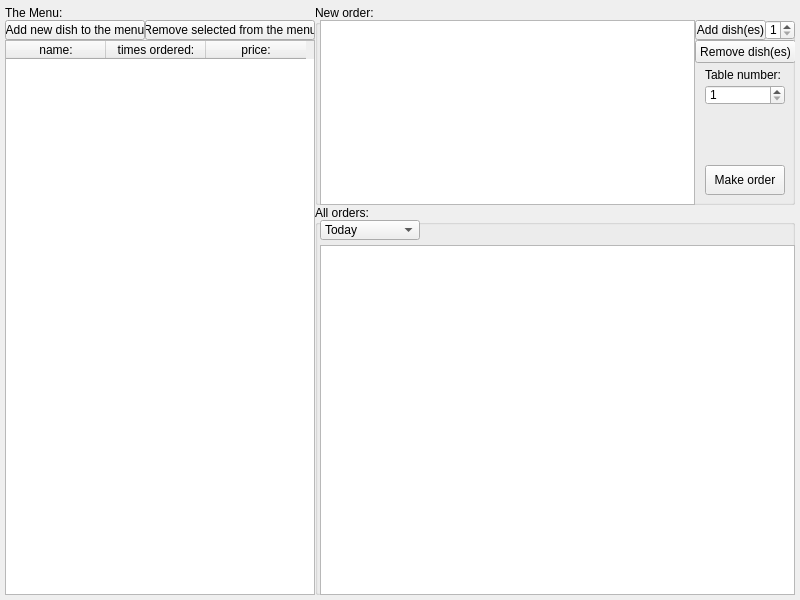
<?xml version="1.0" encoding="UTF-8"?>
<ui version="4.0">
 <class>MainWindow</class>
 <widget class="QMainWindow" name="MainWindow">
  <property name="geometry">
   <rect>
    <x>0</x>
    <y>0</y>
    <width>800</width>
    <height>600</height>
   </rect>
  </property>
  <property name="windowTitle">
   <string>MainWindow</string>
  </property>
  <widget class="QWidget" name="centralwidget">
   <widget class="QGroupBox" name="menuGroup">
    <property name="geometry">
     <rect>
      <x>5</x>
      <y>5</y>
      <width>310</width>
      <height>590</height>
     </rect>
    </property>
    <property name="title">
     <string>The Menu:</string>
    </property>
    <widget class="QPushButton" name="addNewDishButton">
     <property name="geometry">
      <rect>
       <x>0</x>
       <y>15</y>
       <width>140</width>
       <height>20</height>
      </rect>
     </property>
     <property name="text">
      <string>Add new dish to the menu</string>
     </property>
    </widget>
    <widget class="QPushButton" name="removeSelectedDishes">
     <property name="geometry">
      <rect>
       <x>140</x>
       <y>15</y>
       <width>170</width>
       <height>20</height>
      </rect>
     </property>
     <property name="text">
      <string>Remove selected from the menu</string>
     </property>
    </widget>
    <widget class="QTableWidget" name="dishesTable">
     <property name="geometry">
      <rect>
       <x>0</x>
       <y>35</y>
       <width>310</width>
       <height>555</height>
      </rect>
     </property>
     <property name="focusPolicy">
      <enum>Qt::NoFocus</enum>
     </property>
     <property name="sortingEnabled">
      <bool>true</bool>
     </property>
     <property name="columnCount">
      <number>3</number>
     </property>
     <column>
      <property name="text">
       <string>name:</string>
      </property>
     </column>
     <column>
      <property name="text">
       <string>times ordered:</string>
      </property>
     </column>
     <column>
      <property name="text">
       <string>price:</string>
      </property>
     </column>
    </widget>
   </widget>
   <widget class="QGroupBox" name="newOrderGroup">
    <property name="geometry">
     <rect>
      <x>315</x>
      <y>5</y>
      <width>480</width>
      <height>200</height>
     </rect>
    </property>
    <property name="title">
     <string>New order:</string>
    </property>
    <widget class="QPushButton" name="addDishesButton">
     <property name="geometry">
      <rect>
       <x>380</x>
       <y>15</y>
       <width>71</width>
       <height>20</height>
      </rect>
     </property>
     <property name="text">
      <string>Add dish(es)</string>
     </property>
    </widget>
    <widget class="QListWidget" name="currentOrder">
     <property name="geometry">
      <rect>
       <x>5</x>
       <y>15</y>
       <width>375</width>
       <height>185</height>
      </rect>
     </property>
     <property name="focusPolicy">
      <enum>Qt::NoFocus</enum>
     </property>
    </widget>
    <widget class="QPushButton" name="removeDishesButton">
     <property name="geometry">
      <rect>
       <x>380</x>
       <y>35</y>
       <width>101</width>
       <height>23</height>
      </rect>
     </property>
     <property name="text">
      <string>Remove dish(es)</string>
     </property>
    </widget>
    <widget class="QPushButton" name="pushButton_5">
     <property name="geometry">
      <rect>
       <x>390</x>
       <y>160</y>
       <width>80</width>
       <height>30</height>
      </rect>
     </property>
     <property name="text">
      <string>Make order</string>
     </property>
    </widget>
    <widget class="QSpinBox" name="tableNumSpin">
     <property name="geometry">
      <rect>
       <x>390</x>
       <y>80</y>
       <width>80</width>
       <height>20</height>
      </rect>
     </property>
     <property name="minimum">
      <number>1</number>
     </property>
     <property name="maximum">
      <number>60</number>
     </property>
    </widget>
    <widget class="QLabel" name="label">
     <property name="geometry">
      <rect>
       <x>390</x>
       <y>60</y>
       <width>80</width>
       <height>20</height>
      </rect>
     </property>
     <property name="font">
      <font>
       <pointsize>9</pointsize>
      </font>
     </property>
     <property name="text">
      <string>Table number:</string>
     </property>
    </widget>
    <widget class="QSpinBox" name="quantitySpin">
     <property name="geometry">
      <rect>
       <x>450</x>
       <y>15</y>
       <width>30</width>
       <height>20</height>
      </rect>
     </property>
     <property name="minimum">
      <number>1</number>
     </property>
     <property name="maximum">
      <number>9</number>
     </property>
    </widget>
   </widget>
   <widget class="QGroupBox" name="allOrdersGroup">
    <property name="geometry">
     <rect>
      <x>315</x>
      <y>205</y>
      <width>480</width>
      <height>390</height>
     </rect>
    </property>
    <property name="title">
     <string>All orders:</string>
    </property>
    <widget class="QListWidget" name="allOrdersListWidget">
     <property name="geometry">
      <rect>
       <x>5</x>
       <y>40</y>
       <width>475</width>
       <height>350</height>
      </rect>
     </property>
     <property name="focusPolicy">
      <enum>Qt::NoFocus</enum>
     </property>
    </widget>
    <widget class="QComboBox" name="filter">
     <property name="geometry">
      <rect>
       <x>5</x>
       <y>15</y>
       <width>100</width>
       <height>20</height>
      </rect>
     </property>
     <property name="focusPolicy">
      <enum>Qt::NoFocus</enum>
     </property>
     <item>
      <property name="text">
       <string>Today</string>
      </property>
     </item>
     <item>
      <property name="text">
       <string>Last 7 days</string>
      </property>
     </item>
     <item>
      <property name="text">
       <string>Last 30 days</string>
      </property>
     </item>
     <item>
      <property name="text">
       <string>All time</string>
      </property>
     </item>
    </widget>
   </widget>
  </widget>
 </widget>
 <resources/>
 <connections/>
</ui>
